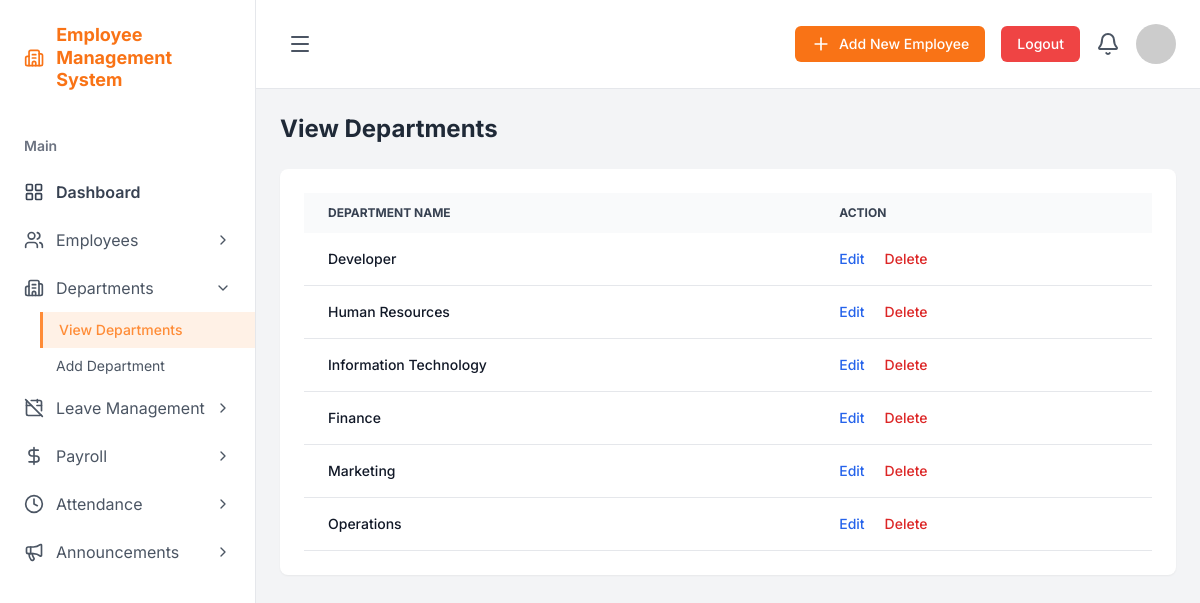
The app's page /dashboard/admin/departments/ (signed in) with its own data.
### core/models.py (models this page shows, shortened)
class Department(models.Model):
    name = models.CharField(max_length=100, unique=True)

### core/views.py (the view)
# urls.py: path('dashboard/admin/departments/', AdminDepartmentListView.as_view(), name='admin_view_departments'),
class AdminDepartmentListView(AdminRequiredMixin, ListView):
    model = Department
    template_name = 'admin_view_departments.html'
    context_object_name = 'departments'

### core/views.py (called while the page is built)
    def dispatch(self, request, *args, **kwargs):
        if not request.user.is_authenticated:
            return self.handle_no_permission()
        if not (request.user.is_superuser or request.user.role == 'ADMIN'):
            return redirect('employee_dashboard')
        return super().dispatch(request, *args, **kwargs)

### templates/admin_view_departments.html
{% extends 'base_admin.html' %}
{% block content %}
<div class="p-6">
    <h2 class="text-2xl font-bold text-gray-800 mb-6">View Departments</h2>
    <div class="bg-white p-6 rounded-lg shadow-sm">
        <table class="w-full text-sm text-left text-gray-500">
            <thead class="text-xs text-gray-700 uppercase bg-gray-50">
                <tr>
                    <th scope="col" class="px-6 py-3">Department Name</th>
                    <th scope="col" class="px-6 py-3">Action</th>
                </tr>
            </thead>
            <tbody>
                {% for department in departments %}
                <tr class="bg-white border-b">
                    <td class="px-6 py-4 font-medium text-gray-900 whitespace-nowrap">{{ department.name }}</td>
                    <td class="px-6 py-4">
                        <a href="{% url 'admin_edit_department' department.pk %}" class="font-medium text-blue-600 hover:underline">Edit</a>
                        <a href="{% url 'admin_delete_department' department.pk %}" class="font-medium text-red-600 hover:underline ml-4">Delete</a>
                    </td>
                </tr>
                {% empty %}
                <tr>
                    <td colspan="2" class="px-6 py-4 text-center text-gray-500">No departments found.</td>
                </tr>
                {% endfor %}
            </tbody>
        </table>
    </div>
</div>
{% endblock %}

### templates/base_admin.html (style rules this page uses)
body { font-family: 'Inter', sans-serif; background-color: #f3f4f6; }

### records on screen
Department: name "Developer"
Department: name "Human Resources"
Department: name "Information Technology"
Department: name "Finance"
Department: name "Marketing"
Department: name "Operations"
